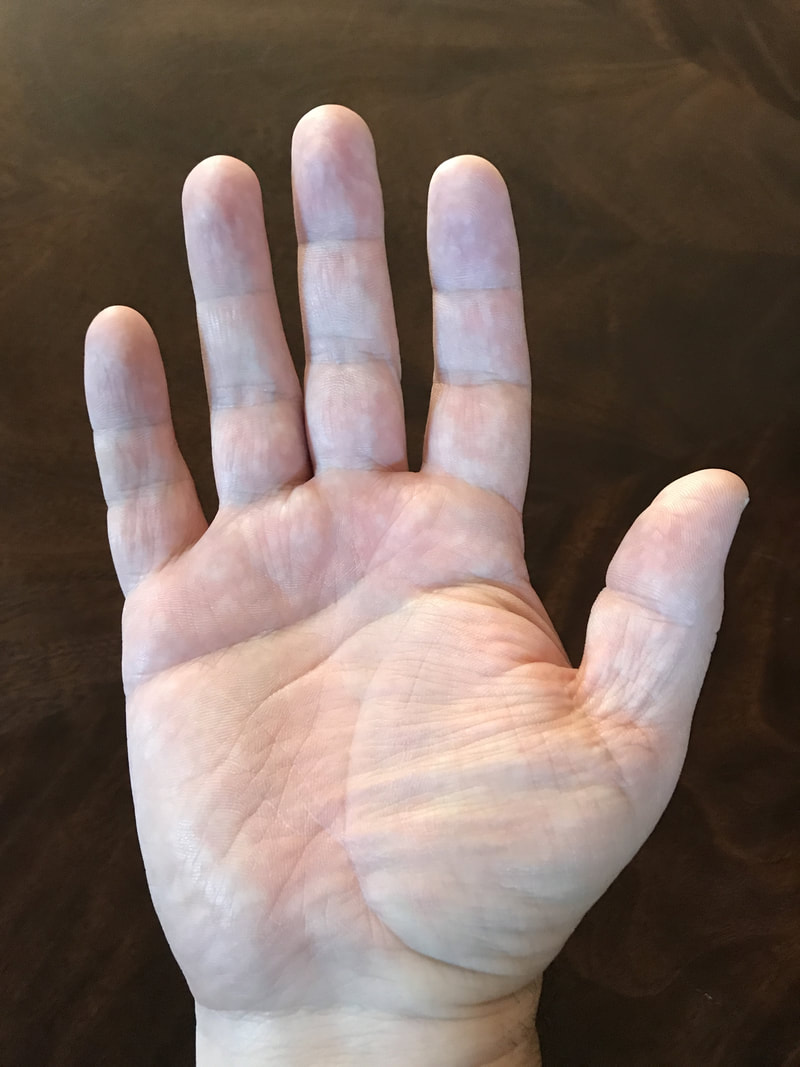
#> input picture files/images/raw/hand.png, 800 x 1067 px
$ python -i helper.py   (imports and definitions only)   (Python 2 division)
#> lines starting #> are read from the running program, lines starting #| are printed output that depends on the picture
import cv2
import math
import os
import torch
from typing import List, Optional

import numpy as np
import matplotlib.pyplot as plt
from scipy.signal import find_peaks

# region verbose
VERBOSE = False


# [13 lines left out: functions print_error, print_verbose, not called in this run]


VERBOSE = os.environ.get("PYTHON_VERBOSE_MODE")
# [3 lines not run here, left out]
# endregion


class Point:
    # [185 lines left out: functions __init__, to_coordinates, from_coordinates, rotate_ccw, show_image, show_image_with_point and 7 more, not called in this run]


def dilate(image, iterations=1):
    kernel = cv2.getStructuringElement(cv2.MORPH_RECT, (3, 3))
    return cv2.dilate(image, kernel, iterations=iterations)


def erode(image, iterations=1):
    kernel = cv2.getStructuringElement(cv2.MORPH_RECT, (3, 3))
    return cv2.erode(image, kernel, iterations=iterations)


def dilate_and_erode(image, iterations=1):
    return erode(image, dilate(image, iterations))


# [106 lines left out: functions run_hough_line, is_vertical, find_vertical_sum_peaks, not called in this run]

>>> import cv2
>>> picture = cv2.imread('../../files/images/raw/hand.png', cv2.IMREAD_GRAYSCALE)
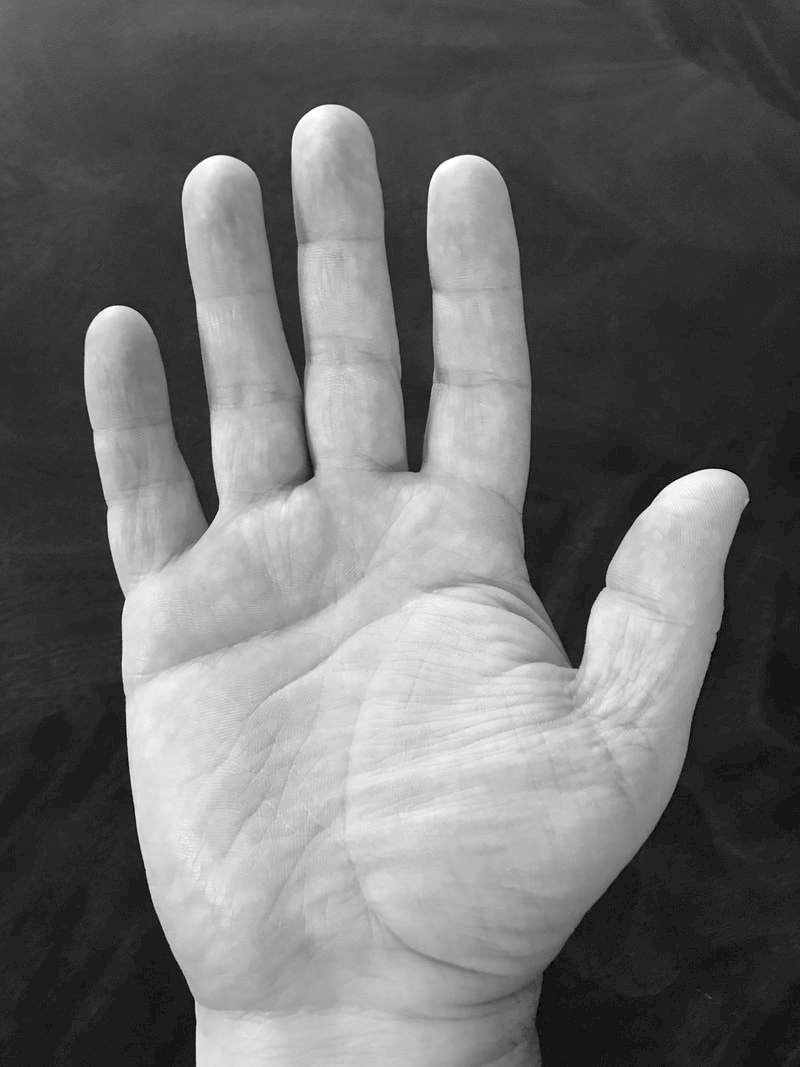
#> picture: shape (1067, 800); min 0, max 255, mean 109.6
>>> result = dilate_and_erode(picture)
#> in erode, `kernel = cv2.getStructuringElement(cv2.MORPH_RECT, (3, 3))`: kernel = [[1, 1, 1], [1, 1, 1], [1, 1, 1]]
#> (the run stopped early here; a loop or call above may not have finished)

$ run again, on files/images/raw/truck.png
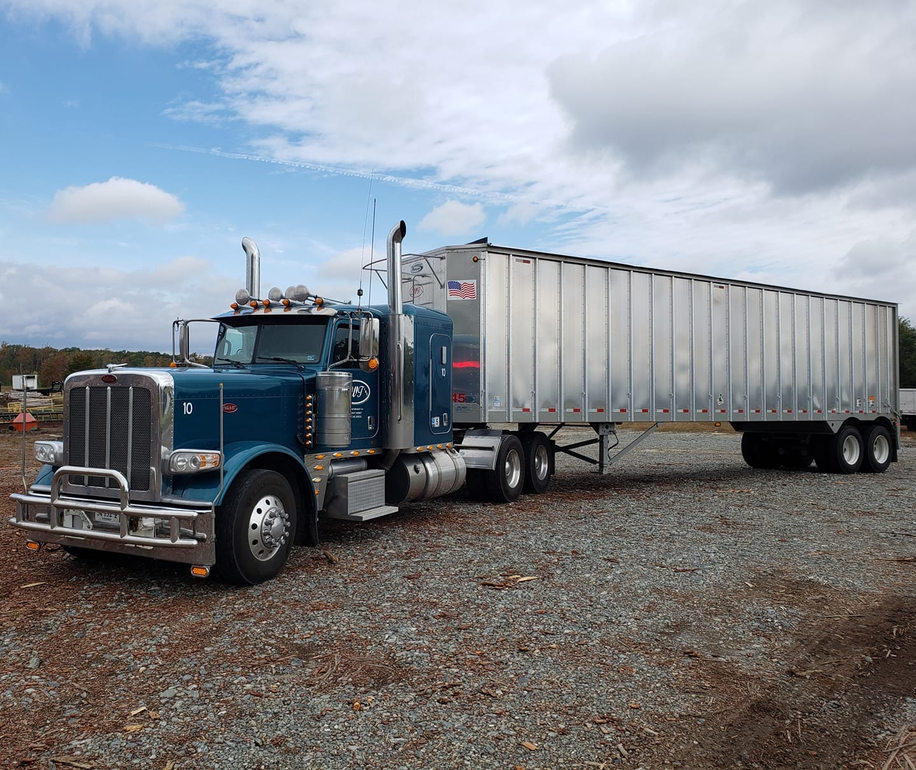
#> input picture files/images/raw/truck.png, 916 x 770 px, shrunk from 1440 x 1211 before the run
#> `picture = cv2.imread('../../files/images/raw/hand.png', cv2.IMREAD_GRA..`:
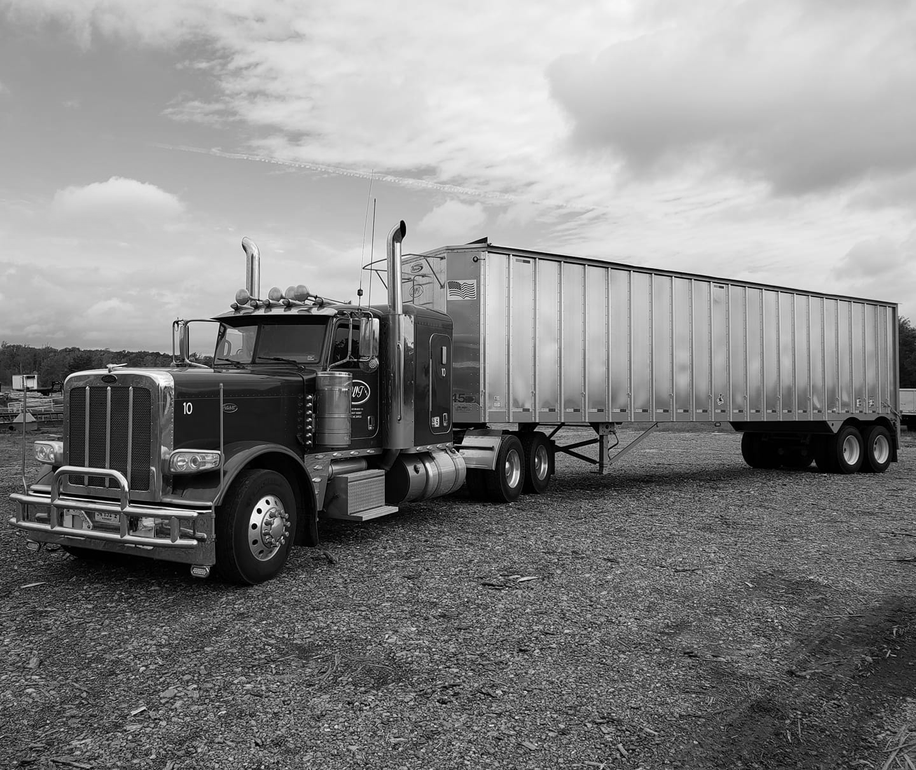
#> picture: shape (770, 916); min 0, max 255, mean 133.1
#> in dilate, `return cv2.dilate(image, kernel, iterations=iterations)`:
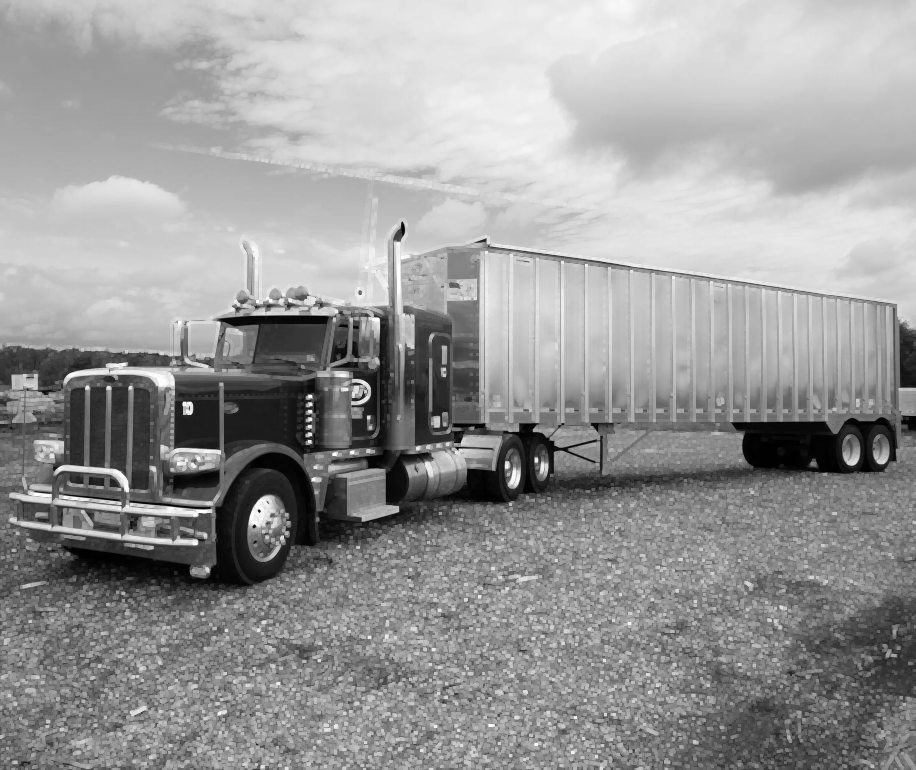
#> returned value: shape (770, 916); min 0, max 255, mean 152.7
#> kernel = [[1, 1, 1], [1, 1, 1], [1, 1, 1]]
